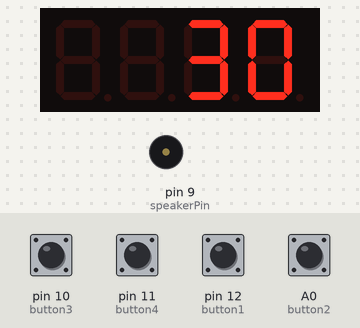
The sketch below on a simulated Arduino Uno, built with avr-gcc and run on an emulated ATmega328P. Shown: 4-digit seven-segment display, buzzer (waves = sounding, pin HIGH). Wiring (inferred from the names in the program): 4-digit 7-segment display, segments lit when HIGH: segments pin 2, pin 3, pin 4, pin 5, pin 6, pin 7, pin 8; digit selects A1, A2, A3, A4. Inputs (shaded band) come from the test bench; at power-on: A0 (button2), pin 10 (button3), pin 11 (button4), pin 12 (button1) HIGH. The segment pins are drawn as the display they are named for; pins used as bus, display or sensor lines are not drawn.

Above: at 1.2 s.
1.3 s: pin 11 (button4) pulled LOW for 1 s
At 3.1 s:
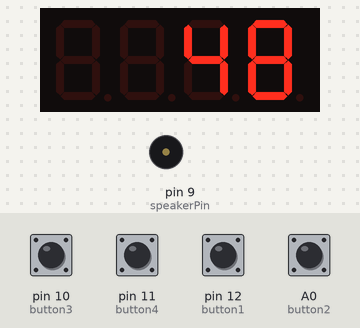
3.8 s: pin 11 (button4) pulled LOW for 3.2 s
At 5.62 s:
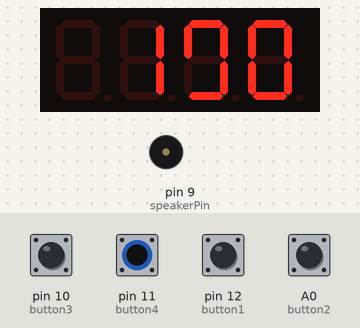
8.5 s: pin 12 (button1) pulled LOW for 0.15 s
At 10.1 s:
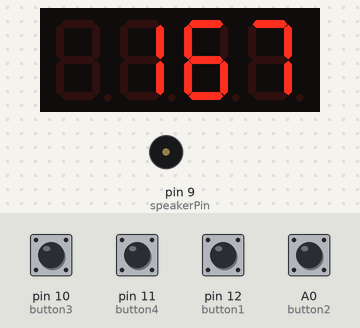
11.6 s: A0 (button2) pulled LOW for 0.15 s
At 12.8 s:
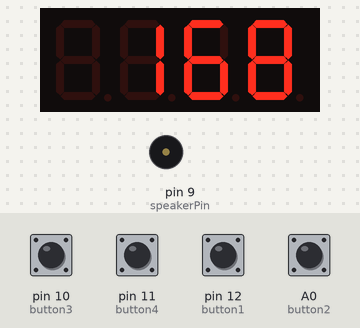
13.2 s: pin 10 (button3) pulled LOW for 1 s
At 14.6 s:
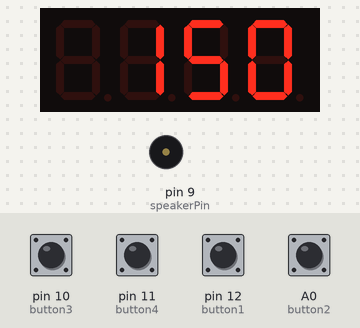
15.7 s: pin 12 (button1) pulled LOW for 1 s
At 17.2 s:
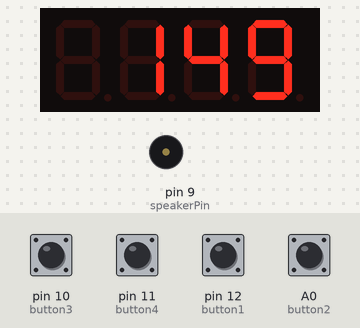
Timing chart, 0 to 18.7 s (numbered marks = the images above; inputs shaded):
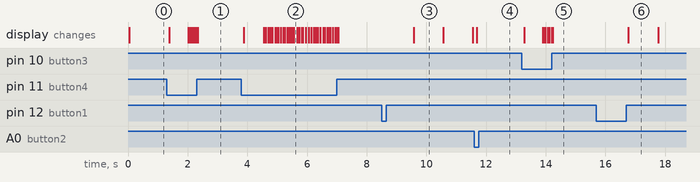

The sketch:

simple_timer.ino
```cpp
#include <math.h>

int digit_pin[] = {A1, A2, A3, A4}; // Катоды индикатора

int speakerPin = 9;                 // Пищалка

// СЕГМЕНТЫ ИНДИКАТОРА
int segA = 2;
int segB = 3;
int segC = 4;
int segD = 5;
int segE = 6;
int segF = 7;
int segG = 8;


int button1=12;                     // СТАРТ
int button2=A0;                     // ОСТАНОВКА/СБРОС
int button3=10;                     // УМЕНЬШЕНИЕ
int button4=11;                     // УВЕЛИЧЕНИЕ

int countdown_time = 30;            // Начальное время

struct struct_digits {
    int digit[4];
  };


void setup() {
  pinMode(segA, OUTPUT);
  pinMode(segB, OUTPUT);
  pinMode(segC, OUTPUT);
  pinMode(segD, OUTPUT);
  pinMode(segE, OUTPUT);
  pinMode(segF, OUTPUT);
  pinMode(segG, OUTPUT);

  for (int i=0; i<4; i++) {
    pinMode(digit_pin[i], OUTPUT);
  }

  pinMode(speakerPin, OUTPUT);

  pinMode(button1,INPUT_PULLUP);
  pinMode(button2,INPUT_PULLUP);
  pinMode(button3,INPUT_PULLUP);
  pinMode(button4,INPUT_PULLUP);
}


void playTone(int tone, int duration) {
  for (long k = 0; k < duration * 1000L; k += tone * 2) {
    digitalWrite(speakerPin, HIGH);
    delayMicroseconds(tone);
    digitalWrite(speakerPin, LOW);
    delayMicroseconds(tone);
  }
}


void lightNumber(int numberToDisplay) {

  switch (numberToDisplay){

  case 0:
    digitalWrite(segA, HIGH);
    digitalWrite(segB, HIGH);
    digitalWrite(segC, HIGH);
    digitalWrite(segD, HIGH);
    digitalWrite(segE, HIGH);
    digitalWrite(segF, HIGH);
    digitalWrite(segG, LOW);
    break;

  case 1:
    digitalWrite(segA, LOW);
    digitalWrite(segB, HIGH);
    digitalWrite(segC, HIGH);
    digitalWrite(segD, LOW);
    digitalWrite(segE, LOW);
    digitalWrite(segF, LOW);
    digitalWrite(segG, LOW);
    break;

  case 2:
    digitalWrite(segA, HIGH);
    digitalWrite(segB, HIGH);
    digitalWrite(segC, LOW);
    digitalWrite(segD, HIGH);
    digitalWrite(segE, HIGH);
    digitalWrite(segF, LOW);
    digitalWrite(segG, HIGH);
    break;

  case 3:
    digitalWrite(segA, HIGH);
    digitalWrite(segB, HIGH);
    digitalWrite(segC, HIGH);
    digitalWrite(segD, HIGH);
    digitalWrite(segE, LOW);
    digitalWrite(segF, LOW);
    digitalWrite(segG, HIGH);
    break;

  case 4:
    digitalWrite(segA, LOW);
    digitalWrite(segB, HIGH);
    digitalWrite(segC, HIGH);
    digitalWrite(segD, LOW);
    digitalWrite(segE, LOW);
    digitalWrite(segF, HIGH);
    digitalWrite(segG, HIGH);
    break;

  case 5:
    digitalWrite(segA, HIGH);
    digitalWrite(segB, LOW);
    digitalWrite(segC, HIGH);
    digitalWrite(segD, HIGH);
    digitalWrite(segE, LOW);
    digitalWrite(segF, HIGH);
    digitalWrite(segG, HIGH);
    break;

  case 6:
    digitalWrite(segA, HIGH);
    digitalWrite(segB, LOW);
    digitalWrite(segC, HIGH);
    digitalWrite(segD, HIGH);
    digitalWrite(segE, HIGH);
    digitalWrite(segF, HIGH);
    digitalWrite(segG, HIGH);
    break;

  case 7:
    digitalWrite(segA, HIGH);
    digitalWrite(segB, HIGH);
    digitalWrite(segC, HIGH);
    digitalWrite(segD, LOW);
    digitalWrite(segE, LOW);
    digitalWrite(segF, LOW);
    digitalWrite(segG, LOW);
    break;

  case 8:
    digitalWrite(segA, HIGH);
    digitalWrite(segB, HIGH);
    digitalWrite(segC, HIGH);
    digitalWrite(segD, HIGH);
    digitalWrite(segE, HIGH);
    digitalWrite(segF, HIGH);
    digitalWrite(segG, HIGH);
    break;

  case 9:
    digitalWrite(segA, HIGH);
    digitalWrite(segB, HIGH);
    digitalWrite(segC, HIGH);
    digitalWrite(segD, HIGH);
    digitalWrite(segE, LOW);
    digitalWrite(segF, HIGH);
    digitalWrite(segG, HIGH);
    break;

  case 10:
    digitalWrite(segA, LOW);
    digitalWrite(segB, LOW);
    digitalWrite(segC, LOW);
    digitalWrite(segD, LOW);
    digitalWrite(segE, LOW);
    digitalWrite(segF, LOW);
    digitalWrite(segG, LOW);
    break;
  }

}


void SwitchDigit(int digit) {
  for (int i=0; i<4; i++) {
    if (i == digit) {
      digitalWrite(digit_pin[i], LOW);
    } else {
      digitalWrite(digit_pin[i], HIGH);
    }
  }
}


struct struct_digits IntToDigits(int n){
  struct struct_digits dig;
  int zeros=0;
  int d;
  for (int i=0; i<4; i++) {
    d=n/pow(10,3-i);
    zeros += d;
    n = n - d*pow(10,3-i);
    if (zeros!=0 || i==3) {
      dig.digit[i]=d;
    } else {
      dig.digit[i]=10;
    }
  }
  return dig;
}

void PrintNumber(int n, int time) {
  struct struct_digits dig;

  dig = IntToDigits(n);

  for (int i=0; i<= time/20; i++) {
    if (digitalRead(button2)==LOW) {
      return;
    }
    for (int j=0; j<4; j++) {
      SwitchDigit(j);
      lightNumber(dig.digit[j]);
      delay(5);
    }
  }
}


bool Countdown(int n, int del){
  for (int q=n; q>0; q--){
    PrintNumber(q,del);
    if (digitalRead(button2)==LOW) {
      return false;
    }
  }
  PrintNumber(0,0);
  playTone(1519,1000);
  return true;
}


void reset() {
  int m, zeros, d, pressed3 = 0, pressed4 = 0;
  m=countdown_time;
  struct struct_digits dig;

  dig = IntToDigits(countdown_time);

  while (digitalRead(button1)==HIGH) {
    for (int j=0; j<4; j++) {
      SwitchDigit(j);
      lightNumber(dig.digit[j]);
      delay(5);
    }
    if (digitalRead(button3)==LOW) {
      if (pressed3 == 0 || pressed3 > 30) {
        if (countdown_time > 0) {
          countdown_time -= 1 ;
        }
        dig = IntToDigits(countdown_time);
      }
      pressed3 += 1;
    }
    else if (digitalRead(button4)==LOW) {
      if (pressed4 == 0 || pressed4 > 30) {
        if (countdown_time <9999) {
          countdown_time += 1 ;
        }
        dig = IntToDigits(countdown_time);
      }
      pressed4 += 1;
    }
    if (digitalRead(button3)==HIGH) {
      pressed3=0;
    }
    if (digitalRead(button4)==HIGH) {
      pressed4=0;
    }
  }
}

void loop(){
  reset();
  while (!Countdown(countdown_time,962)) {
    reset();
  }
  while (digitalRead(button2)==1){};
}
```

Measured:
- after the input at 1.3 s, the display: first changes after 0.08 s (image 1 shows a later state)
- after the input at 3.8 s, the display: first changes after 0.09 s (image 2 shows a later state)
- after the input at 8.5 s, the display: changes after 1.1 s (image 3)
- after the input at 11.6 s, the display: changes after 0.08 s (image 4)
- after the input at 13.2 s, the display: first changes after 0.08 s (image 5 shows a later state)
- after the input at 15.7 s, the display: changes after 1.1 s (image 6)
- what the display in image 3 shows lasts 1.0 s, from 9.6 s to 10.6 s
